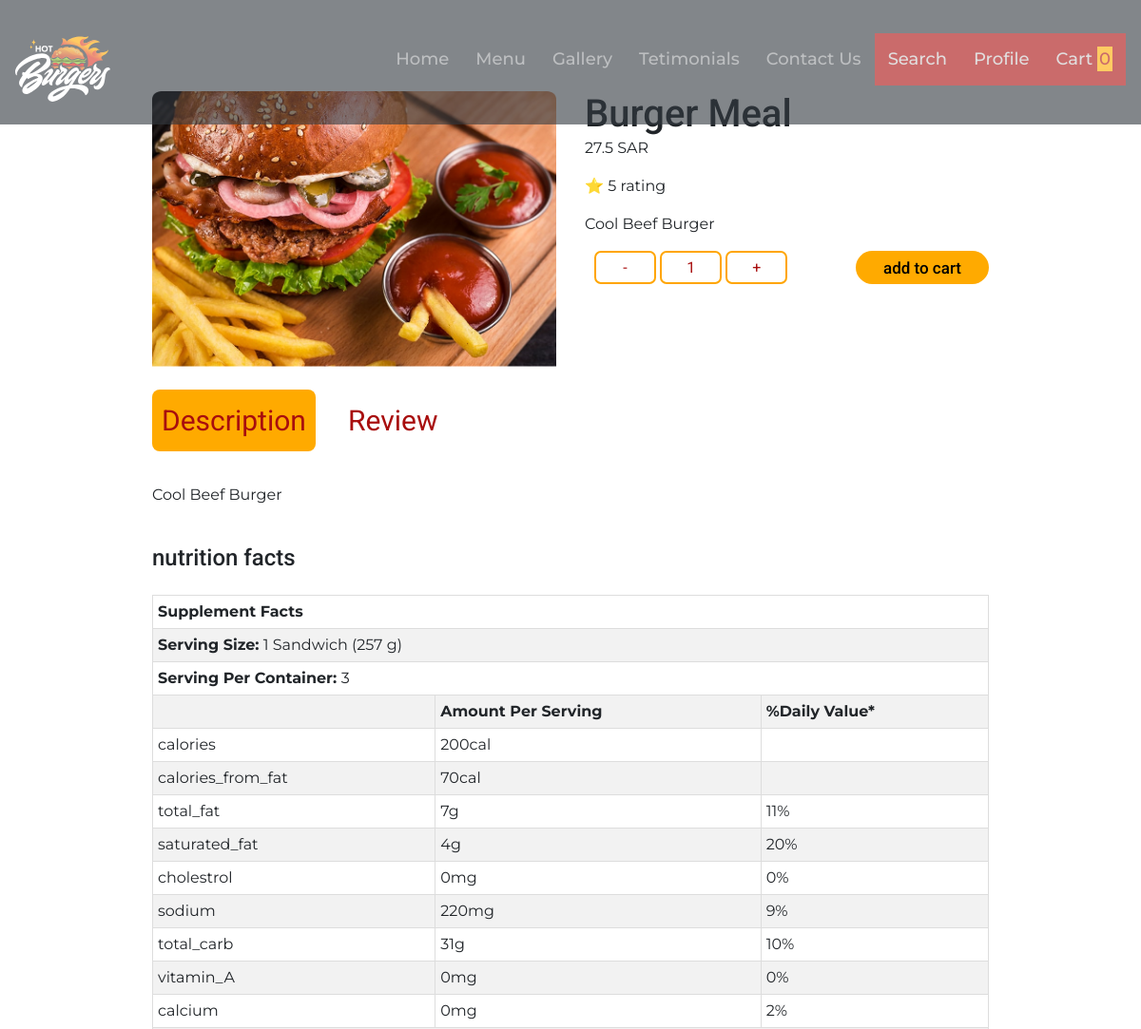
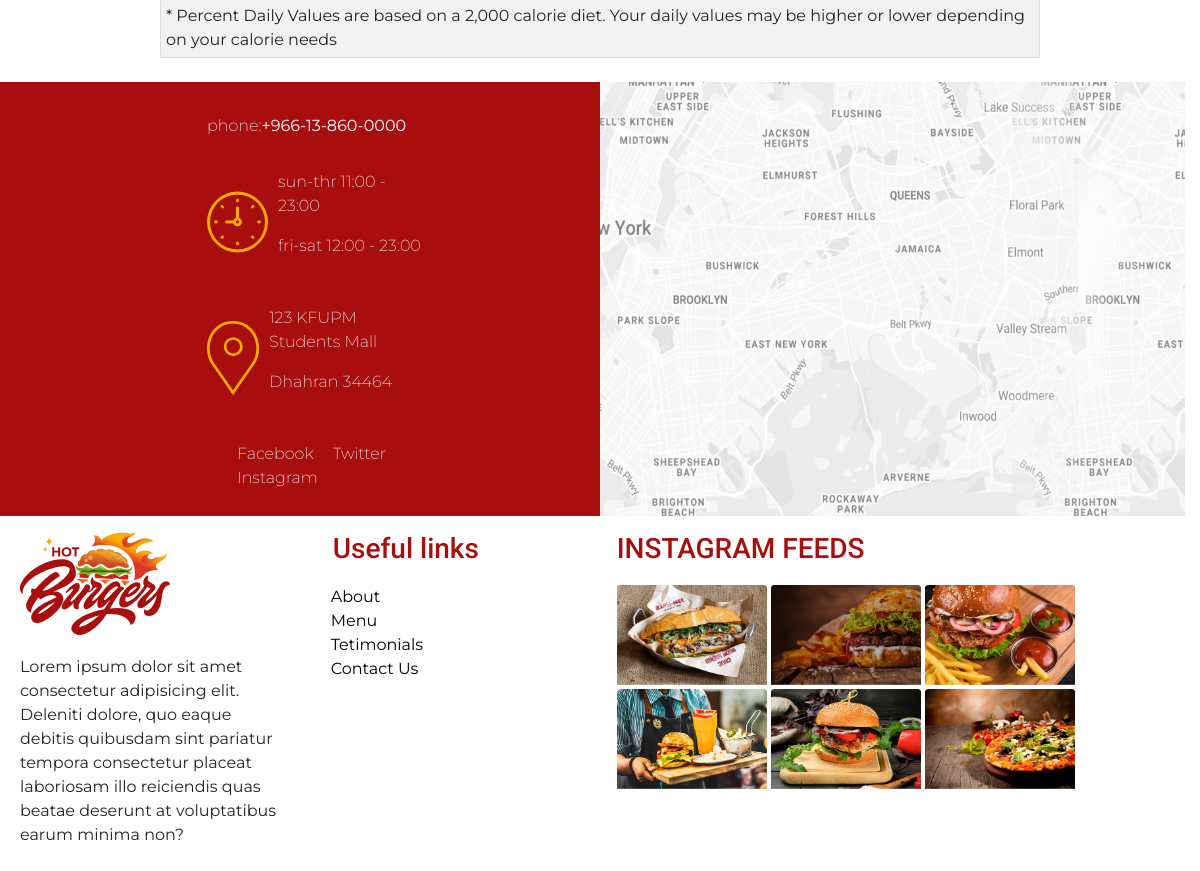
Screenshot of /detail.php?id=3 with the database file from the repository (2 pictures, top to bottom).
### tables this page shows
CREATE TABLE `meal` (
  `id` int(11) NOT NULL,
  `title` varchar(50) DEFAULT NULL,
  `price` decimal(10,4) UNSIGNED DEFAULT NULL,
  `image` varchar(500) DEFAULT NULL,
  `description` varchar(700) DEFAULT NULL
);

### php/meal_db.php (called while the page is built, shortened)
<?php
class Meal_db
{
    public $db_connection;
    function __construct()
    {
        $this->db_connection = mysqli_connect('127.0.0.1:3306', 'root', '', 'meals');
    }
    function getMealById($id)
    {
        include_once 'php/meal.php';
        $classB = new Meal();
        $sql = "SELECT * FROM meal WHERE id=$id";
        $result = mysqli_query($this->db_connection, $sql);
        $meal = mysqli_fetch_all($result, MYSQLI_ASSOC);
        return array_merge($meal[0], $classB->getMealById($id)["nutrition"]);
    }
    function getMealReviews($id)
    {
        $sql = "SELECT * FROM reviews WHERE meal_id=$id";
        $result = mysqli_query($this->db_connection, $sql);
        $review = mysqli_fetch_all($result, MYSQLI_ASSOC);
        return $result ? $review : null;
    }
    function getRating($id)
    {
        $array = $this->getMealReviews($id);
        $rating = 0;
        for ($i = 0; $i < count($array); $i++) {
            $rating += $array[$i]['rating'];
        }
        return $rating / count($array);
    }
}
?>

### php/meal.php (called while the page is built, shortened)
<?php
class Meal{
    public function getMealById($id)
    {
        include 'meals.php';
        $this->meal = $meals;
        $filter =array_filter($this->meal,function($storeElement) use($id){
            return $storeElement["id"]==$id;
        });
        return array_pop($filter);
        }
}
?>

### detail.php (the view, shortened to what this page needs)
<!DOCTYPE html>
<html lang="en">
<he <meta charset="UTF-8">
    <link href="https://cdn.jsdelivr.net/npm/bootstrap@5.0.2/dist/css/bootstrap.min.css" rel="stylesheet">
    <link rel="stylesheet" href="https://maxcdn.bootstrapcdn.com/bootstrap/4.5.2/css/bootstrap.min.css">
    <link rel="stylesheet" href="stylesheet.css">
    </head>
    <body onload="showTable()">
        <?php
        include 'include/inc.header.php';
        include_once 'php/meal.php';
        $id = $_GET['id'];
        $classB = new Meal_db();
        $myArray = $classB->getMealById($id);
        ?>
        <section class="pb-4 meal-info margin mt-5 pt-5 pt-5 mt-3">
            <div class="row pb-4">
                <img src="<?php echo "projectImages/" . $myArray['image']; ?>" alt="meal" class="col-lg-6 col-md-12 col-sm-12 ">
                <div class="col-lg-6 col-md-12 col-sm-12" style="margin-bottom: 20px;">
                    <h1><?php echo $myArray['title']; ?></h1>
                    <p><?php echo (float) $myArray['price']; ?> SAR</p>
                    <p>&#11088 <?php echo $classB->getRating($id); ?> rating</p>
                    <p><?php echo $myArray['description']; ?></p>
                    <div class="button-container">
                        <div>
                            <button class="buttons3" onclick="decrement()">-</button>
                            <button class="buttons3" id="quantity_button">1</button>
                            <button class="buttons3" onclick="increment()">+</button>
                        </div>
                        <p> <a href="php/cart.php?id=<?php echo $myArray['id']; ?>&back=<?php echo $_SERVER["PHP_SELF"] . "?id=" . $myArray['id']; ?>">
                                <button class="add-to-cart">add to cart</button>
                            </a>
                    </div>
                </div>
            </div>
            <div class>
                <button id="table-reveal" class="section_Buttons" onclick="showTable()">Description</button>
                <button id="review-reveal" class="section_Buttons" onclick="showReview(<?php echo $id ?>)">Review</button>
            </div>
        </section>
        <section id="table" class="margin">
            <p><?php echo $myArray['description']; ?></p>
            <section class>
                <h4>nutrition facts</h4>
                <table border="1px solid black;">
                    <tr>
                        <td colspan="3">
                            <strong>Supplement Facts</strong>
                        </td>
                    </tr>
                    <tr>
                        <td colspan="3">
                            <strong> Serving Size:</strong> <?php echo $myArray['serving_size']; ?>
                        </td>
                    </tr>
                    <tr>
                        <td colspan="3">
                            <strong> Serving Per Container: </strong><?php echo $myArray['serving_per_container']; ?>
                        </td>
                    </tr>
                    <tr>
                        <td></td>
                        <td> <strong>Amount Per Serving</strong></td>
                        <td> <strong>%Daily Value*</strong> </td>
                    </tr>
                    <?php
                    foreach ($myArray["facts"] as $key => $value) {
                    ?>
                        <tr>
                            <td><?php echo $value['item']; ?></td>
                            <td><?php echo $value['amount_per_serving'] . $value['unit']; ?></td>
                            <td><?php echo $value['daily_value']; ?></td>
                        </tr>
                    <?php } ?>
                    <tr>
                        <td colspan="3">* Percent Daily Values are based on a 2,000 calorie diet. Your daily values may be higher or lower depending on your calorie needs</td>
                    </tr>
                </table>
            </section>
        </section>
        <?php include 'include/inc.footer.php'; ?>
    </body>
</html>

### stylesheet.css (style rules this page uses)
* { margin: 0; padding: 0; }
body { font-family: 'Montserrat', sans-serif; max-width: 100%; }
.margin { margin-left: 10rem !important; margin-right: 10rem !important; }
h1, h2, h3, h4, h5, button { margin: 0; padding: 0; font-family: 'Roboto', sans-serif; }
h4 { margin: 0; padding: 0; font-family: 'Roboto', sans-serif; }
.button-container { display: flex; justify-content: space-between; margin-left: 10px; }
.buttons3 { color: #A80E0E; background-color: transparent; border: 2px solid orange; width: 65px; height: 35px; border-radius: 7px; }
.add-to-cart { font-weight: 500; font-size: 17px; width: 140px; height: 35px; background: #ffaa00; text-decoration: none; padding: 6px 15px; border: none; border-radius: 50px; }
.margin h4 { padding-top: 1.5rem; }
table { margin-top: 1.5rem; border-collapse: collapse; margin-bottom: 1.5rem; }
table, tr, th, td { border: 1px solid #DDD; }
th, td { padding: 5px; }
tr:nth-child(even) { background-color: #f2f2f2; }
.section_Buttons { border: none; font-size: 30px; color: #A80E0E; background-color: transparent; margin: 0px 20px 10px 0px; padding: 10px; border-radius: 8px; transition: 500ms; }

### rows the page displays
meal: image (picture), price "27.5", description "Cool Beef Burger", id "3"

### other values shown
$classB->getRating($id) "5"
$myArray['serving_size'] "1 Sandwich (257 g)"
$value['item'] "calories"
$value['amount_per_serving'] "200"
$value['unit'] "cal"
$value['item'] "calories_from_fat"
$value['amount_per_serving'] "70"
$value['item'] "total_fat"
$value['amount_per_serving'] "7"
$value['unit'] "g"
$value['daily_value'] "11%"
$value['item'] "saturated_fat"
$value['amount_per_serving'] "4"
$value['daily_value'] "20%"
$value['item'] "cholestrol"
